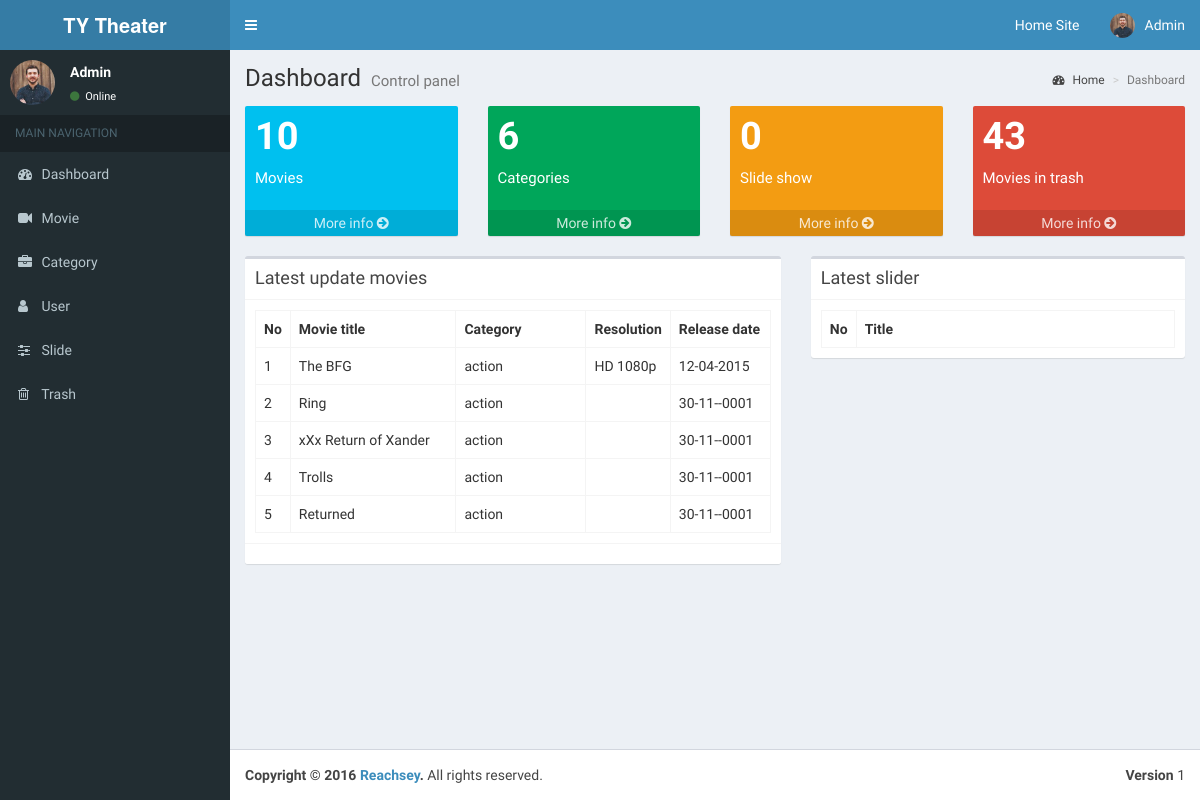
Before: /admin/pages/dashboard.php (signed in) with the older database file.
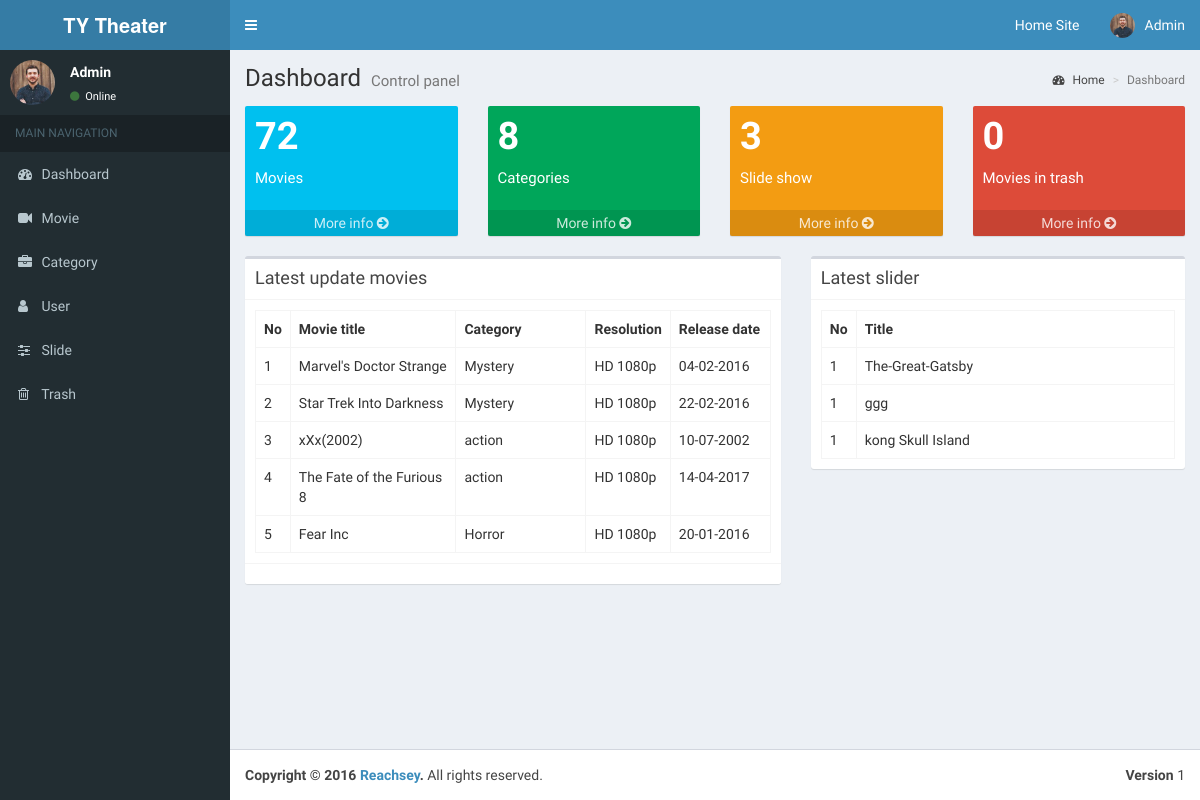
After: the same page with the newer database file.
### tables this page shows
CREATE TABLE `movies` (
  `movie_id` int(11) NOT NULL AUTO_INCREMENT,
  `user_id` int(11) NOT NULL,
  `movie_cate_id` int(11) NOT NULL,
  `movie_title` varchar(100) NOT NULL,
  `movie_image` varchar(100) NOT NULL,
  `movie_description` text NOT NULL,
  `movie_date` date NOT NULL,
  `movie_tags` varchar(255) NOT NULL,
  `movie_trailer` varchar(255) NOT NULL,
  `movie_full` varchar(255) NOT NULL,
  `movie_resolution` varchar(100) NOT NULL,
  `status` int(1) NOT NULL,
  `date_added` datetime NOT NULL,
  PRIMARY KEY (`movie_id`)
);

CREATE TABLE `categories` (
  `cate_id` int(11) NOT NULL AUTO_INCREMENT,
  `cate_name` varchar(100) NOT NULL,
  PRIMARY KEY (`cate_id`)
);

CREATE TABLE `slider` (
  `slider_id` int(11) NOT NULL AUTO_INCREMENT,
  `slider_title` varchar(100) NOT NULL,
  `slider_image` varchar(100) NOT NULL,
  `slider_link` varchar(255) NOT NULL,
  PRIMARY KEY (`slider_id`)
);

### admin/pages/include/function.php (called while the page is built, shortened)
<?php
function countCategory(){
    global $connection;
    $select_category="SELECT * FROM categories";
    $run_select_category = mysqli_query($connection,$select_category);
    return $rowCount = mysqli_num_rows($run_select_category);
}
function countMovie(){
    global $connection;
    $select_movie="SELECT * FROM movies WHERE status=1";
    $run_select_movie = mysqli_query($connection,$select_movie);
    return $rowCount = mysqli_num_rows($run_select_movie);
}
function countTrash(){
    global $connection;
    $select_trash_movie="SELECT * FROM movies WHERE status=0";
    $run_select_trash_movie = mysqli_query($connection,$select_trash_movie);
    return $rowCount = mysqli_num_rows($run_select_trash_movie);
}
function countSlide(){
    global $connection;
    $select_slide="SELECT * FROM slider";
    $run_select_slide = mysqli_query($connection,$select_slide);
    return $rowCount = mysqli_num_rows($run_select_slide);
}
?>

### admin/pages/dashboard.php (the view, shortened to what the changed rows need)
<!DOCTYPE html>
<html>
<?php
require_once "../../includes/db.php";
include 'include/function.php';
if($_SESSION['user_id'])
{
    ?>
    <?php include "include/header.php"; ?>
    <body class="hold-transition skin-blue sidebar-mini">
    <div class="wrapper">
        <?php include "include/navigation.php"; ?>
        <div class="content-wrapper">
            <section class="content-header">
                <h1>
                    Dashboard
                    <small>Control panel</small>
                </h1>
                <ol class="breadcrumb">
                    <li><a href="#"><i class="fa fa-dashboard"></i> Home</a></li>
                    <li class="active">Dashboard</li>
                </ol>
            </section>
            <section class="content">
                <div class="row">
                    <div class="col-lg-3 col-xs-6">
                        <div class="small-box bg-aqua">
                            <div class="inner">
                                <h3><?php echo countMovie(); ?></h3>
                                <p>Movies</p>
                            </div>
                            <a href="movie.php" class="small-box-footer">More info <i class="fa fa-arrow-circle-right"></i></a>
                        </div>
                    </div>
                    <div class="col-lg-3 col-xs-6">
                        <div class="small-box bg-green">
                            <div class="inner">
                                <h3><?php echo countCategory(); ?></h3>
                                <p>Categories</p>
                            </div>
                            <a href="category.php" class="small-box-footer">More info <i class="fa fa-arrow-circle-right"></i></a>
                        </div>
                    </div>
                    <div class="col-lg-3 col-xs-6">
                        <div class="small-box bg-yellow">
                            <div class="inner">
                                <h3><?php echo countSlide(); ?></h3>
                                <p>Slide show</p>
                            </div>
                            <a href="slide.php" class="small-box-footer">More info <i class="fa fa-arrow-circle-right"></i></a>
                        </div>
                    </div>
                    <div class="col-lg-3 col-xs-6">
                        <div class="small-box bg-red">
                            <div class="inner">
                                <h3><?php echo countTrash(); ?></h3>
                                <p>Movies in trash</p>
                            </div>
                            <a href="trash.php" class="small-box-footer">More info <i class="fa fa-arrow-circle-right"></i></a>
                        </div>
                    </div>
                </div>
                <div class="row">
                    <div class="col-md-7">
                        <div class="box">
                            <div class="box-header with-border">
                                <h3 class="box-title">Latest update movies</h3>
                            </div>
                            <div class="box-body">
                                <table class="table table-bordered">
                                    <tr>
                                        <th style="width: 10px">No</th>
                                        <th>Movie title</th>
                                        <th style="width: 130px">Category</th>
                                        <th style="width: 80px">Resolution</th>
                                        <th style="width: 100px">Release date</th>
                                    </tr>
                                    <?php
                                    $n = 1;
                                    $query="select * from movies WHERE status=1 ORDER BY movie_id DESC limit 5";
                                    $select_movie=mysqli_query($connection,$query);
                                    while($row = mysqli_fetch_assoc($select_movie)){
                                    $movie_cate_id= $row['movie_cate_id'];
                                    $movie_title= $row['movie_title'];
                                    $movie_date_db= $row['movie_date'];
                                    $movie_date = date("d-m-Y", strtotime($movie_date_db));
                                    $movie_resolution= $row['movie_resolution'];
                                    $cate_query="select * from categories where cate_id=$movie_cate_id";
                                    $select_category=mysqli_query($connection,$cate_query);
                                    while($row=mysqli_fetch_assoc($select_category)){
                                        $cate_name=$row['cate_name'];
                                    }
                                    ?>
                                    <tr>
                                        <td><?php echo $n;?></td>
                                        <td><?php echo $movie_title;?></td>
                                        <td><?php echo $cate_name;?></td>
                                        <td><?php echo $movie_resolution;?></td>
                                        <td><?php echo $movie_date;?></td>
                                    </tr>
                                        <?php
                                        $n++;
                                    }
                                    ?>
                                </table>
                            </div>
                            <div class="box-footer clearfix">
                            </div>
                        </div>
                    </div>
                    <div class="col-md-5">
                        <div class="box">
                            <div class="box-header with-border">
                                <h3 class="box-title">Latest slider</h3>
                            </div>
                            <div class="box-body">
                                <table class="table table-bordered">
                                    <tr>
                                        <th style="width: 10px">No</th>
                                        <th>Title</th>
                                    </tr>
                                    <?php
                                    $n1=1;
                                    $query="select * from slider ORDER BY slider_id DESC limit 5";
                                    $select_slider=mysqli_query($connection,$query);
                                    while($row = mysqli_fetch_assoc($select_slider)){
                                        $slider_title = $row['slider_title'];
                                        ?>
                                        <tr>
                                            <td><?php echo $n1; ?></td>
                                            <td><?php echo $slider_title; ?></td>
                                        </tr>
                                        <?php
                                    }
                                    ?>
                                </table>
                            </div>
                        </div>
                    </div>
                </div>
            </section>
        </div>
        <?php include "include/footer.php"; ?>
    </div>
    </body>
    <?php
}
else
{
    echo "<script language=\"javascript\">window.location.href = \"../\"</script>";
}
?>
</html>

Changed rows visible on the page:
no longer on this page (row edited): movies: movie_title "The BFG", categories.cate_name "action", movie_resolution "HD 1080p", movie_date "12-04-2015"
no longer on this page (row edited): movies: movie_title "Ring", movie_date "30-11--0001"
no longer on this page (row unchanged): categories: cate_name "action"
no longer on this page (row edited): movies: movie_title "xXx Return of Xander", movie_date "30-11--0001"
no longer on this page (row edited): movies: movie_title "Trolls", movie_date "30-11--0001"
no longer on this page (row edited): movies: movie_title "Returned", movie_date "30-11--0001"
added movies: movie_title "Marvel's Doctor Strange", categories.cate_name "Mystery", movie_resolution "HD 1080p", movie_date "04-02-2016"
added movies: movie_title "Star Trek Into Darkness", categories.cate_name "Mystery", movie_resolution "HD 1080p", movie_date "22-02-2016"
added movies: movie_title "xXx(2002)", categories.cate_name "action", movie_resolution "HD 1080p", movie_date "10-07-2002"
added movies: movie_title "The Fate of the Furious 8", categories.cate_name "action", movie_resolution "HD 1080p", movie_date "14-04-2017"
added movies: movie_title "Fear Inc", categories.cate_name "Horror", movie_resolution "HD 1080p", movie_date "20-01-2016"
added slider: slider_title "The-Great-Gatsby"
added slider: slider_title "ggg"
added slider: slider_title "kong Skull Island"
Other visible differences:
countMovie(): "10" → "72"
countCategory(): "6" → "8"
countSlide(): "0" → "3"
countTrash(): "43" → "0"
